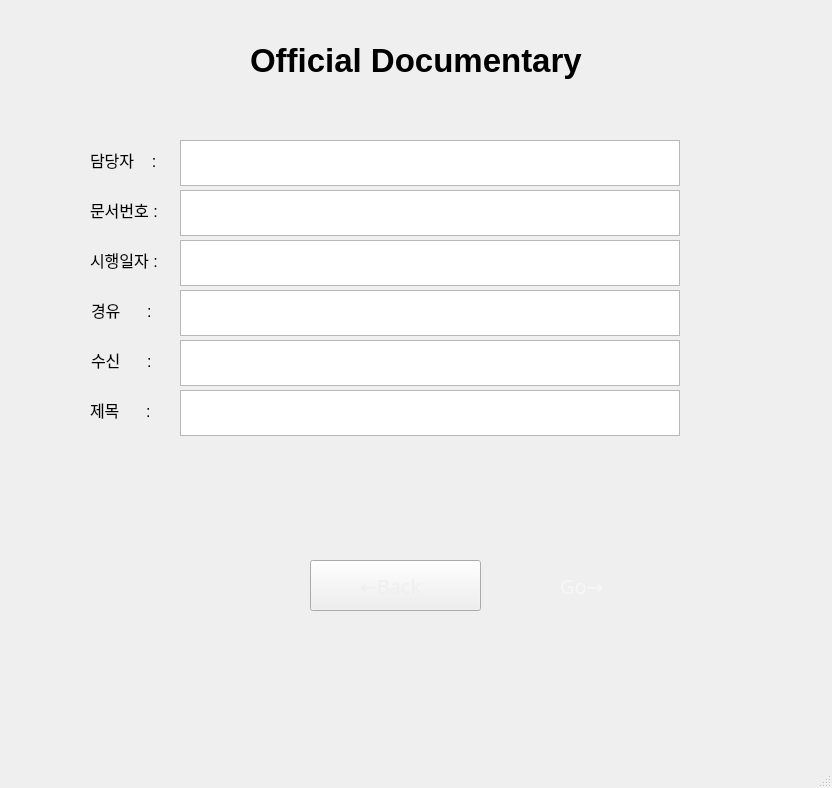
<?xml version="1.0" encoding="UTF-8"?>
<ui version="4.0">
 <class>MainWindow</class>
 <widget class="QMainWindow" name="MainWindow">
  <property name="geometry">
   <rect>
    <x>0</x>
    <y>0</y>
    <width>832</width>
    <height>788</height>
   </rect>
  </property>
  <property name="windowTitle">
   <string>MainWindow</string>
  </property>
  <widget class="QWidget" name="centralwidget">
   <widget class="QLabel" name="label">
    <property name="geometry">
     <rect>
      <x>91</x>
      <y>290</y>
      <width>80</width>
      <height>40</height>
     </rect>
    </property>
    <property name="font">
     <font>
      <pointsize>12</pointsize>
     </font>
    </property>
    <property name="text">
     <string>경유      :</string>
    </property>
   </widget>
   <widget class="QLabel" name="label_2">
    <property name="geometry">
     <rect>
      <x>90</x>
      <y>190</y>
      <width>80</width>
      <height>40</height>
     </rect>
    </property>
    <property name="font">
     <font>
      <pointsize>12</pointsize>
     </font>
    </property>
    <property name="text">
     <string>문서번호 :</string>
    </property>
   </widget>
   <widget class="QLabel" name="label_3">
    <property name="geometry">
     <rect>
      <x>90</x>
      <y>240</y>
      <width>80</width>
      <height>40</height>
     </rect>
    </property>
    <property name="font">
     <font>
      <pointsize>12</pointsize>
     </font>
    </property>
    <property name="text">
     <string>시행일자 :</string>
    </property>
   </widget>
   <widget class="QLabel" name="label_4">
    <property name="geometry">
     <rect>
      <x>91</x>
      <y>340</y>
      <width>80</width>
      <height>40</height>
     </rect>
    </property>
    <property name="font">
     <font>
      <pointsize>12</pointsize>
     </font>
    </property>
    <property name="text">
     <string>수신      :   </string>
    </property>
   </widget>
   <widget class="QLabel" name="label_5">
    <property name="geometry">
     <rect>
      <x>90</x>
      <y>390</y>
      <width>80</width>
      <height>40</height>
     </rect>
    </property>
    <property name="font">
     <font>
      <pointsize>12</pointsize>
     </font>
    </property>
    <property name="text">
     <string>제목      :</string>
    </property>
   </widget>
   <widget class="QTextBrowser" name="_textBrowser">
    <property name="geometry">
     <rect>
      <x>180</x>
      <y>190</y>
      <width>500</width>
      <height>46</height>
     </rect>
    </property>
   </widget>
   <widget class="QTextBrowser" name="Number_textBrowse">
    <property name="geometry">
     <rect>
      <x>180</x>
      <y>240</y>
      <width>500</width>
      <height>46</height>
     </rect>
    </property>
   </widget>
   <widget class="QTextBrowser" name="Address_textBrowse">
    <property name="geometry">
     <rect>
      <x>180</x>
      <y>340</y>
      <width>500</width>
      <height>46</height>
     </rect>
    </property>
   </widget>
   <widget class="QTextBrowser" name="Name_textBrowse">
    <property name="geometry">
     <rect>
      <x>180</x>
      <y>290</y>
      <width>500</width>
      <height>46</height>
     </rect>
    </property>
   </widget>
   <widget class="QTextBrowser" name="Item_textBrowse">
    <property name="geometry">
     <rect>
      <x>180</x>
      <y>390</y>
      <width>500</width>
      <height>46</height>
     </rect>
    </property>
   </widget>
   <widget class="QPushButton" name="Go_pushButton">
    <property name="geometry">
     <rect>
      <x>500</x>
      <y>560</y>
      <width>171</width>
      <height>51</height>
     </rect>
    </property>
    <property name="text">
     <string/>
    </property>
    <property name="icon">
     <iconset>
      <normaloff>../ICON/그림2.png</normaloff>../ICON/그림2.png</iconset>
    </property>
    <property name="iconSize">
     <size>
      <width>171</width>
      <height>51</height>
     </size>
    </property>
    <property name="flat">
     <bool>true</bool>
    </property>
   </widget>
   <widget class="QPushButton" name="Back_pushButton">
    <property name="geometry">
     <rect>
      <x>310</x>
      <y>560</y>
      <width>171</width>
      <height>51</height>
     </rect>
    </property>
    <property name="text">
     <string/>
    </property>
    <property name="icon">
     <iconset>
      <normaloff>../ICON/그림1.png</normaloff>../ICON/그림1.png</iconset>
    </property>
    <property name="iconSize">
     <size>
      <width>171</width>
      <height>51</height>
     </size>
    </property>
   </widget>
   <widget class="QLabel" name="label_10">
    <property name="geometry">
     <rect>
      <x>250</x>
      <y>40</y>
      <width>341</width>
      <height>41</height>
     </rect>
    </property>
    <property name="font">
     <font>
      <pointsize>25</pointsize>
      <bold>true</bold>
     </font>
    </property>
    <property name="text">
     <string>Official Documentary</string>
    </property>
   </widget>
   <widget class="QTextBrowser" name="Person_textBrowse">
    <property name="geometry">
     <rect>
      <x>180</x>
      <y>140</y>
      <width>500</width>
      <height>46</height>
     </rect>
    </property>
   </widget>
   <widget class="QLabel" name="label_6">
    <property name="geometry">
     <rect>
      <x>90</x>
      <y>140</y>
      <width>80</width>
      <height>40</height>
     </rect>
    </property>
    <property name="font">
     <font>
      <pointsize>12</pointsize>
     </font>
    </property>
    <property name="text">
     <string>담당자    :</string>
    </property>
   </widget>
   <widget class="QLabel" name="label_12">
    <property name="geometry">
     <rect>
      <x>360</x>
      <y>578</y>
      <width>71</width>
      <height>16</height>
     </rect>
    </property>
    <property name="font">
     <font>
      <family>한컴 말랑말랑 Bold</family>
      <pointsize>15</pointsize>
     </font>
    </property>
    <property name="styleSheet">
     <string notr="true">color: rgb(239, 239, 239);</string>
    </property>
    <property name="text">
     <string>←Back</string>
    </property>
   </widget>
   <widget class="QLabel" name="label_11">
    <property name="geometry">
     <rect>
      <x>560</x>
      <y>578</y>
      <width>61</width>
      <height>16</height>
     </rect>
    </property>
    <property name="font">
     <font>
      <family>한컴 말랑말랑 Bold</family>
      <pointsize>15</pointsize>
     </font>
    </property>
    <property name="styleSheet">
     <string notr="true">color: rgb(247, 247, 247);</string>
    </property>
    <property name="text">
     <string>Go→</string>
    </property>
   </widget>
  </widget>
  <widget class="QMenuBar" name="menubar">
   <property name="geometry">
    <rect>
     <x>0</x>
     <y>0</y>
     <width>832</width>
     <height>33</height>
    </rect>
   </property>
  </widget>
  <widget class="QStatusBar" name="statusbar"/>
 </widget>
 <resources/>
 <connections/>
</ui>
